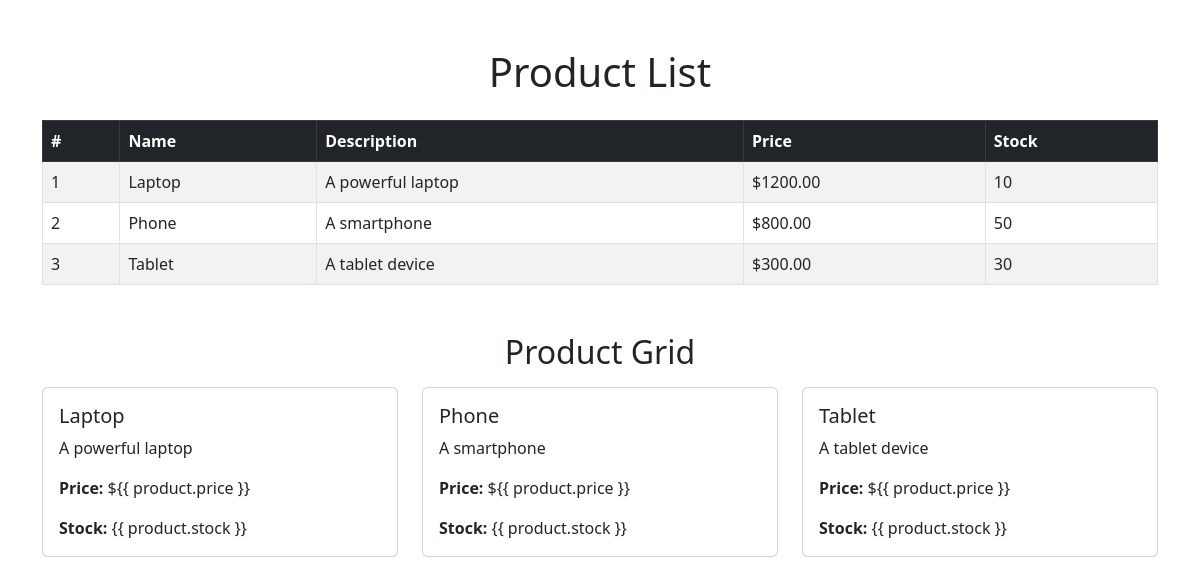
Before: / with the older database file.
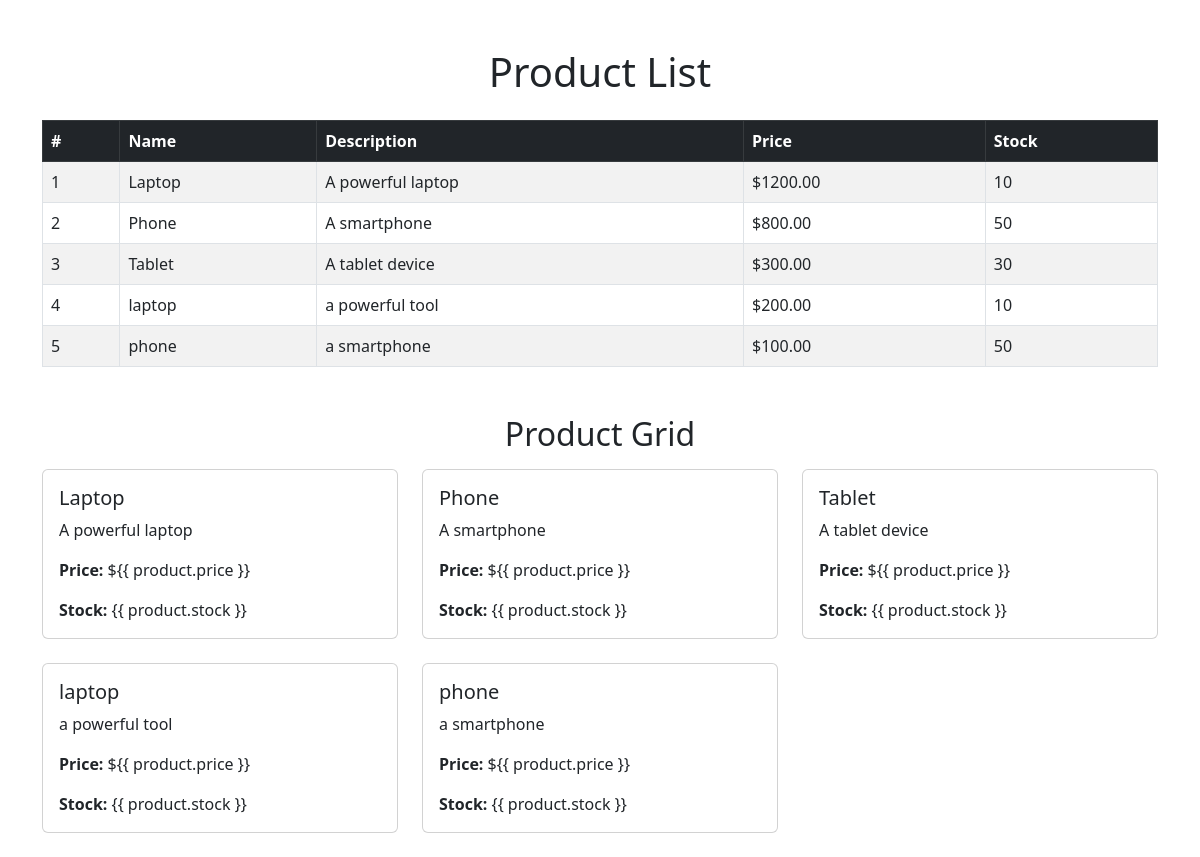
After: the same page with the newer database file.
### demo/models.py (models this page shows, shortened)
class Product(models.Model):
    name = models.CharField(max_length=100)
    description = models.TextField()
    price = models.DecimalField(max_digits=10, decimal_places=2)
    stock = models.IntegerField()

### demo/views.py (the view)
# urls.py: path('', views.product_list, name='product_list'),
def product_list(request):
  products = Product.objects.all()
  return render(request, 'demo/product_list.html', {'products': products})

### demo/templates/demo/product_list.html (shortened to what this page needs)
<!DOCTYPE html>
<html lang="en">
<head>
<link
href="https://cdn.jsdelivr.net/npm/bootstrap@5.3.0/dist/css/bootstrap.min.css"
rel="stylesheet">
</head>
<body>
<div class="container mt-5">
<h1 class="text-center mb-4">Product List</h1>
<table class="table table-bordered table-striped">
<thead class="table-dark">
<tr>
<th>#</th>
<th>Name</th>
<th>Description</th>
<th>Price</th>
<th>Stock</th>
</tr>
</thead>
<tbody>
{% for product in products %}
<tr>
<td>{{ forloop.counter }}</td>
<td>{{ product.name }}</td>
<td>{{ product.description }}</td>
<td>${{ product.price }}</td>
<td>{{ product.stock }}</td>
</tr>
{% endfor %}
</tbody>
</table>
<h2 class="text-center mt-5">Product Grid</h2>
<div class="row mt-3">
{% for product in products %}
<div class="col-md-4 mb-4">
<div class="card h-100">
<div class="card-body">
<h5 class="card-title">{{ product.name }}</h5>
<p class="card-text">{{ product.description }}</p>
<p class="card-text"><strong>Price:</strong> ${{ product.price
}}</p>
<p class="card-text"><strong>Stock:</strong> {{ product.stock
}}</p>
</div>
</div>
</div>
{% endfor %}
</div>
</div>
</body>
</html>

Changed rows visible on the page:
added Product: name "laptop", description "a powerful tool", price "200.00", stock "10"
added Product: name "phone", description "a smartphone", price "100.00", stock "50"
